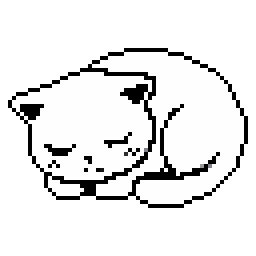
#> input picture hardware/gifs/BOOT.gif, 64 x 64 px (shown 4 times larger); its folder holds only this picture in this run
$ python gif_to_header.py
#> lines starting #> are read from the running program, lines starting #| are printed output that depends on the picture; after the words box and inside, x2 and y2 are one past the last pixel; in counts of white or black regions, pixels touching at a corner belong together
#!/usr/bin/env python3
"""Convert GIFs in gifs/ to C header files for SSD1306 OLED (1-bit PROGMEM bitmaps)."""

import os
import sys
import math
from pathlib import Path
from PIL import Image

GIFS_DIR = Path(__file__).parent / "gifs"
OUT_DIR = Path(__file__).parent / "include"
BYTES_PER_LINE = 9  # visual grouping in output


def gif_to_frames(gif_path: Path) -> list[Image.Image]:
    """Extract all frames from a GIF as monochrome (1-bit) images."""
    img = Image.open(gif_path)
#> img is the input picture: PIL image 64x64 P; mean R, G, B, A 88.5, 88.1, 88.5, 110.8
    frames = []
    try:
        while True:
            # Convert to grayscale then threshold to pure black/white
            frame = img.convert("L").point(lambda x: 255 if x > 127 else 0, mode="1")
            frames.append(frame)
            img.seek(img.tell() + 1)
#> this loop made 16 passes
#> pass 1, in gif_to_frames, `frame = img.convert("L").point(lambda x: 255 if x > 127 else 0, mode="..`:
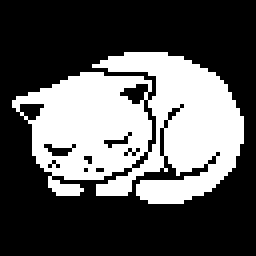
#> frame: PIL image 64x64 1 (shown 4 times larger); 34.7% white; 1 white region, box (x1, y1, x2, y2) and area: (3, 13, 61, 51) 1422
#> pass 2, in gif_to_frames, `frame = img.convert("L").point(lambda x: 255 if x > 127 else 0, mode="..`:
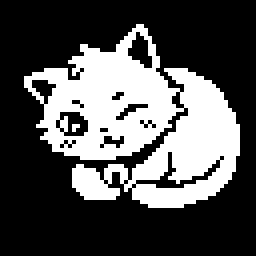
#> frame: PIL image 64x64 1 (shown 4 times larger); 32.3% white; 2 white regions (1 under 20 px), largest, box (x1, y1, x2, y2) and area: (6, 6, 60, 52) 1320
#> pass 3, in gif_to_frames, `frame = img.convert("L").point(lambda x: 255 if x > 127 else 0, mode="..`:
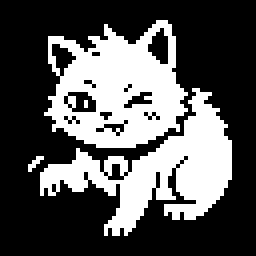
#> frame: PIL image 64x64 1 (shown 4 times larger); 33.8% white; 4 white regions (2 under 20 px), largest, box (x1, y1, x2, y2) and area: (11, 5, 47, 37) 706, (10, 22, 58, 59) 668
#> after the loop:
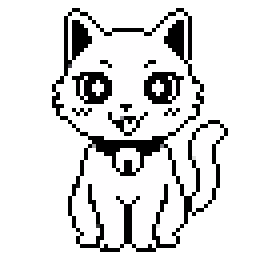
#> img: PIL image 64x64 RGBA (shown 4 times larger); mean R, G, B, A 78.1, 77.8, 78.1, 113.5; transparent parts drawn white
#> after the loop, frames = 16 items
    except EOFError:
        pass
    return frames


def frame_to_bytes(frame: Image.Image) -> bytes:
    """Convert a 1-bit PIL image to packed MSB-first bitmap bytes (matches drawScaledBitmap)."""
    w, h = frame.size
    bytes_per_row = (w + 7) // 8
    data = bytearray(bytes_per_row * h)

    for y in range(h):
        for x in range(w):
            pixel = frame.getpixel((x, y))
            if pixel:  # white pixel = bit set
                byte_idx = y * bytes_per_row + x // 8
                bit_idx = 7 - (x % 8)  # MSB first: 0x80 >> (x & 7)
                data[byte_idx] |= 1 << bit_idx

    return bytes(data)


def format_c_array(name: str, data: bytes, bytes_per_row: int) -> str:
    """Format a byte array as a C PROGMEM constant."""
    lines = [f"const uint8_t PROGMEM {name}[] = {{"]
    for i in range(0, len(data), bytes_per_row):
        row = data[i : i + bytes_per_row]
        hex_vals = ", ".join(f"0x{b:02X}" for b in row)
        lines.append(f"  {hex_vals},")
    lines.append("};")
    return "\n".join(lines)


def convert_gif(gif_path: Path) -> None:
    """Convert a single GIF file to a C header file."""
    stem = gif_path.stem  # e.g. "idle", "typing"
    prefix = "k" + stem.replace("_", " ").title().replace(" ", "")  # e.g. "kIdle", "kTyping"

    print(f"  {gif_path.name}:")
    frames = gif_to_frames(gif_path)
#> frames = 16 items
    if not frames:
        print("    (no frames, skipping)")
        return

    w, h = frames[0].size
#> w = 64; h = 64
    bytes_per_row = (w + 7) // 8
#> bytes_per_row = 8
    total_bytes = bytes_per_row * h
#> total_bytes = 512
    print(f"    {len(frames)} frame(s), {w}x{h}, {bytes_per_row} bytes/row, {total_bytes} bytes/frame")
#|     16 frame(s), 64x64, 8 bytes/row, 512 bytes/frame

    header_name = f"{stem}.h"
    header_path = OUT_DIR / header_name

    parts = []
    parts.append(f"// Auto-generated from {gif_path.name} by gif_to_header.py")
    parts.append(f"// {len(frames)} frame(s), {w}x{h} pixels, 1-bit monochrome")
    parts.append(f"#pragma once")
    parts.append(f"#include <Arduino.h>\n")

    # Dimensions
    parts.append(f"constexpr uint8_t {prefix}W = {w};")
    parts.append(f"constexpr uint8_t {prefix}H = {h};")
    parts.append(f"constexpr uint8_t {prefix}FrameCount = {len(frames)};\n")

    # Individual frame arrays
    frame_names = []
    for i, frame in enumerate(frames):
        name = f"{prefix}Frame{i}"
        frame_names.append(name)
        data = frame_to_bytes(frame)
        parts.append(format_c_array(name, data, bytes_per_row))
        parts.append("")
#> this loop made 16 passes
#> name on passes 1 to 11: 'kBootFrame0', 'kBootFrame1', 'kBootFrame2', 'kBootFrame3', 'kBootFrame4', 'kBootFrame5', 'kBootFrame6', 'kBootFrame7', 'kBootFrame8', 'kBootFrame9', 'kBootFrame10'
#> after the loop, frame_names = ['kBootFrame0', 'kBootFrame1', 'kBootFrame2', 'kBootFrame3', 'kBootFrame4', 'kBootFrame5', 'kBootFrame6', 'kBootFrame7', 'kBootFrame8', 'kBootFrame9', 'kBootFrame10', 'kBootFrame11', 'kBootFrame12', 'kBootFrame13', 'kBootFrame14', 'kBootFrame15']; parts = 39 items

    # Pointer array for easy indexing: frames[i]
    parts.append(f"const uint8_t * const PROGMEM {prefix}Frames[] = {{")
    for name in frame_names:
        parts.append(f"  {name},")
#> this loop made 16 passes
#> after the loop, parts = 56 items
    parts.append("};\n")

    header_path.write_text("\n".join(parts))
    total_kb = len(frames) * total_bytes / 1024
#> total_kb = 8
    print(f"    -> {header_path} ({total_kb:.1f} KB flash)")
#|     -> hardware/include/BOOT.h (8.0 KB flash)


def main():
    if not GIFS_DIR.is_dir():
        print(f"Error: {GIFS_DIR} not found. Create it and add .gif files.")
        sys.exit(1)

    gifs = sorted(GIFS_DIR.glob("*.gif"))
    if not gifs:
        print(f"No .gif files found in {GIFS_DIR}")
        sys.exit(1)

    OUT_DIR.mkdir(exist_ok=True)

    print(f"Converting {len(gifs)} GIF(s) from {GIFS_DIR}/\n")
    for gif_path in gifs:
        convert_gif(gif_path)
    print("\nDone!")


if __name__ == "__main__":
    main()

$ run again, on hardware/gifs/ERROR.gif
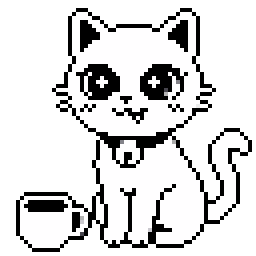
#> input picture hardware/gifs/ERROR.gif, 64 x 64 px (shown 4 times larger)
#> in gif_to_frames, img is the input picture: PIL image 64x64 P; mean R, G, B, A 87.4, 87, 87.4, 127.2
#> the loop in gif_to_frames, `while True:` made 16 passes
#> pass 1, in gif_to_frames, `frame = img.convert("L").point(lambda x: 255 if x > 127 else 0, mode="..`:
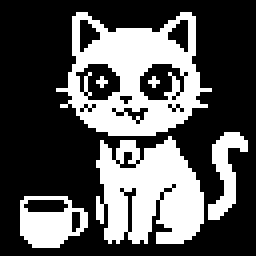
#> frame: PIL image 64x64 1 (shown 4 times larger); 34.3% white; 6 white regions (2 under 20 px), largest, box (x1, y1, x2, y2) and area: (14, 3, 53, 34) 630, (24, 34, 51, 61) 524, (5, 49, 22, 62) 141, (52, 33, 62, 55) 100
#> after the loop in gif_to_frames, `while True:`:
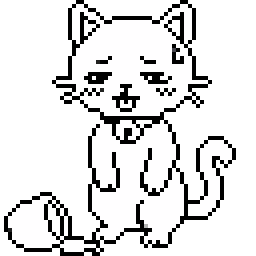
#> img: PIL image 64x64 RGBA (shown 4 times larger); mean R, G, B, A 82.1, 81.8, 82.1, 115; transparent parts drawn white
#> after the loop in gif_to_frames, `while True:`: frames = 16 items
#|     16 frame(s), 64x64, 8 bytes/row, 512 bytes/frame
#> the loop in convert_gif, `for i, frame in enumerate(frames):` made 16 passes
#> name on passes 1 to 7: 'kErrorFrame0', 'kErrorFrame1', 'kErrorFrame2', 'kErrorFrame3', 'kErrorFrame4', 'kErrorFrame5', 'kErrorFrame6'
#> after the loop in convert_gif, `for i, frame in enumerate(frames):`: frame_names = ['kErrorFrame0', 'kErrorFrame1', 'kErrorFrame2', 'kErrorFrame3', 'kErrorFrame4', 'kErrorFrame5', 'kErrorFrame6', 'kErrorFrame7', 'kErrorFrame8', 'kErrorFrame9', 'kErrorFrame10', 'kErrorFrame11', 'kErrorFrame12', 'kErrorFrame13', 'kErrorFrame14', 'kErrorFrame15']; parts = 39 items
#> the loop in convert_gif, `for name in frame_names:` made 16 passes
#> after the loop in convert_gif, `for name in frame_names:`: parts = 56 items
#> total_kb = 8
#|     -> hardware/include/ERROR.h (8.0 KB flash)

$ run again, on hardware/gifs/HERDING.gif
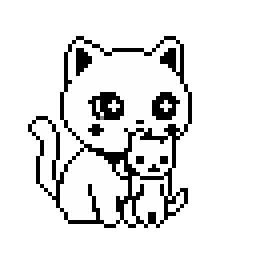
#> input picture hardware/gifs/HERDING.gif, 64 x 64 px (shown 4 times larger)
#> in gif_to_frames, img is the input picture: PIL image 64x64 P; mean R, G, B, A 61.5, 61.3, 61.5, 88.9
#> the loop in gif_to_frames, `while True:` made 16 passes
#> pass 1, in gif_to_frames, `frame = img.convert("L").point(lambda x: 255 if x > 127 else 0, mode="..`:
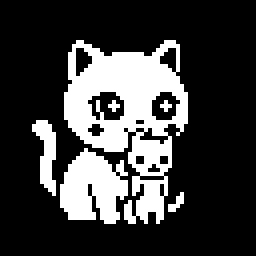
#> frame: PIL image 64x64 1 (shown 4 times larger); 24.1% white; 6 white regions (3 under 20 px), largest, box (x1, y1, x2, y2) and area: (16, 10, 47, 56) 687, (15, 37, 32, 56) 219, (8, 30, 14, 49) 63
#> pass 3, in gif_to_frames, `frame = img.convert("L").point(lambda x: 255 if x > 127 else 0, mode="..`:
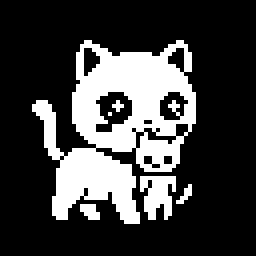
#> frame: PIL image 64x64 1 (shown 4 times larger); 25% white; 6 white regions (4 under 20 px), largest, box (x1, y1, x2, y2) and area: (8, 10, 49, 56) 924, (35, 44, 44, 55) 68
#> after the loop in gif_to_frames, `while True:`: frames = 16 items
#|     16 frame(s), 64x64, 8 bytes/row, 512 bytes/frame
#> the loop in convert_gif, `for i, frame in enumerate(frames):` made 16 passes
#> name on passes 1 to 8: 'kHerdingFrame0', 'kHerdingFrame1', 'kHerdingFrame2', 'kHerdingFrame3', 'kHerdingFrame4', 'kHerdingFrame5', 'kHerdingFrame6', 'kHerdingFrame7'
#> after the loop in convert_gif, `for i, frame in enumerate(frames):`: frame_names = 16 items, first 6: 'kHerdingFrame0', 'kHerdingFrame1', 'kHerdingFrame2', 'kHerdingFrame3', 'kHerdingFrame4', 'kHerdingFrame5'; parts = 39 items
#> the loop in convert_gif, `for name in frame_names:` made 16 passes
#> after the loop in convert_gif, `for name in frame_names:`: parts = 56 items
#> total_kb = 8
#|     -> hardware/include/HERDING.h (8.0 KB flash)

$ run again, on hardware/gifs/PLANNING.gif
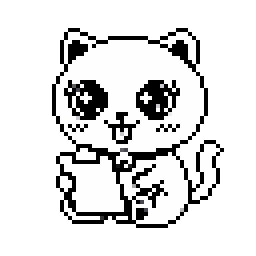
#> input picture hardware/gifs/PLANNING.gif, 64 x 64 px (shown 4 times larger)
#> in gif_to_frames, img is the input picture: PIL image 64x64 P; mean R, G, B, A 70.5, 70.1, 70.5, 104.3
#> the loop in gif_to_frames, `while True:` made 16 passes
#> pass 1, in gif_to_frames, `frame = img.convert("L").point(lambda x: 255 if x > 127 else 0, mode="..`:
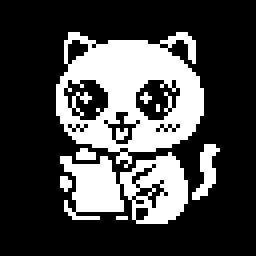
#> frame: PIL image 64x64 1 (shown 4 times larger); 27.6% white; 8 white regions (5 under 20 px), largest, box (x1, y1, x2, y2) and area: (14, 8, 51, 42) 708, (15, 38, 47, 56) 346, (48, 36, 55, 50) 45
#> after the loop in gif_to_frames, `while True:`:
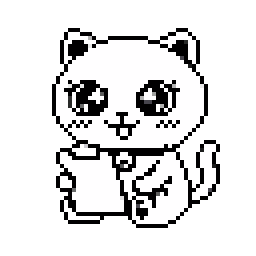
#> img: PIL image 64x64 RGBA (shown 4 times larger); mean R, G, B, A 71.5, 71.1, 71.5, 103.8; transparent parts drawn white
#> after the loop in gif_to_frames, `while True:`: frames = 16 items
#|     16 frame(s), 64x64, 8 bytes/row, 512 bytes/frame
#> the loop in convert_gif, `for i, frame in enumerate(frames):` made 16 passes
#> name on passes 1 to 8: 'kPlanningFrame0', 'kPlanningFrame1', 'kPlanningFrame2', 'kPlanningFrame3', 'kPlanningFrame4', 'kPlanningFrame5', 'kPlanningFrame6', 'kPlanningFrame7'
#> after the loop in convert_gif, `for i, frame in enumerate(frames):`: frame_names = 16 items, first 6: 'kPlanningFrame0', 'kPlanningFrame1', 'kPlanningFrame2', 'kPlanningFrame3', 'kPlanningFrame4', 'kPlanningFrame5'; parts = 39 items
#> the loop in convert_gif, `for name in frame_names:` made 16 passes
#> after the loop in convert_gif, `for name in frame_names:`: parts = 56 items
#> total_kb = 8
#|     -> hardware/include/PLANNING.h (8.0 KB flash)
